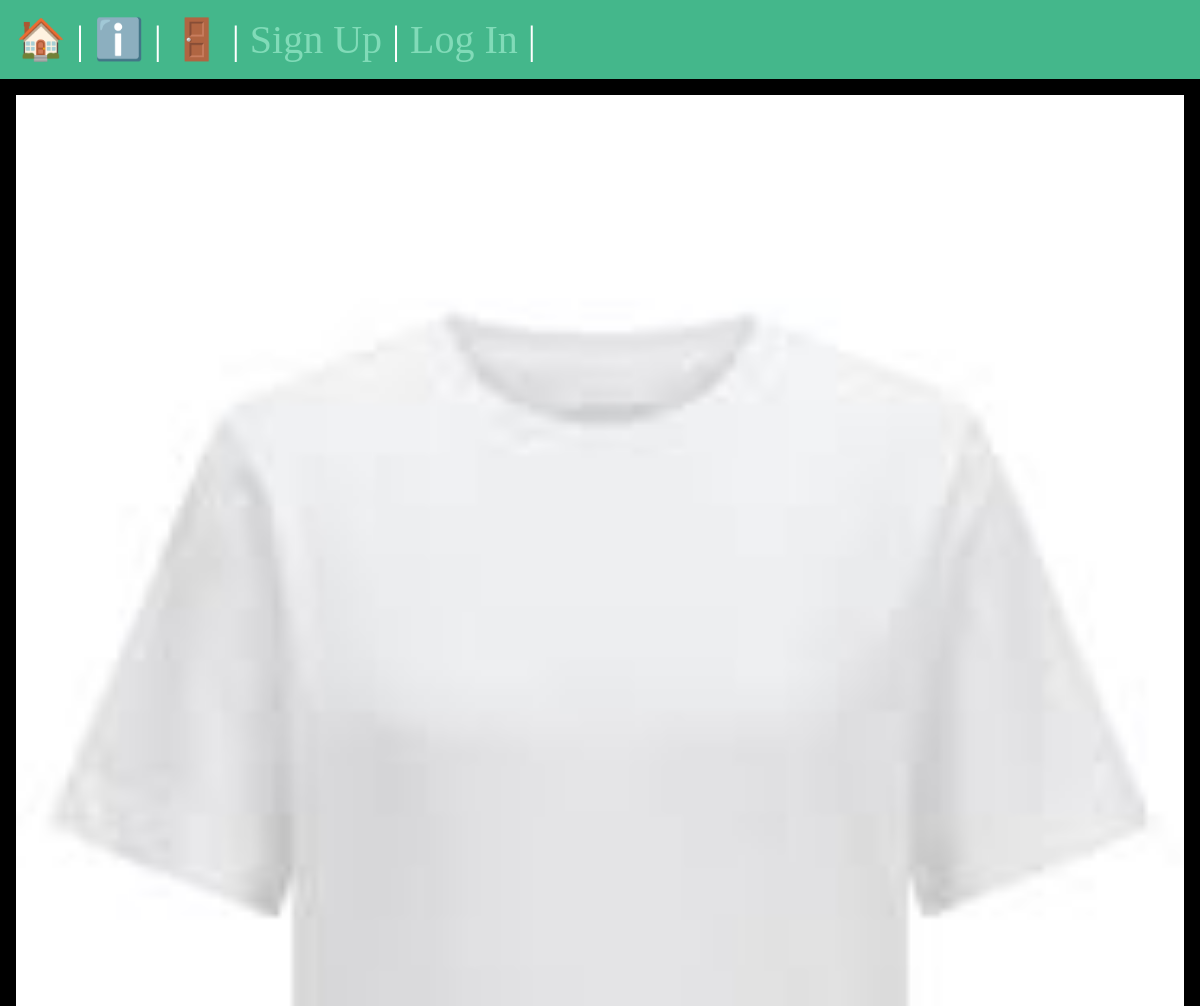
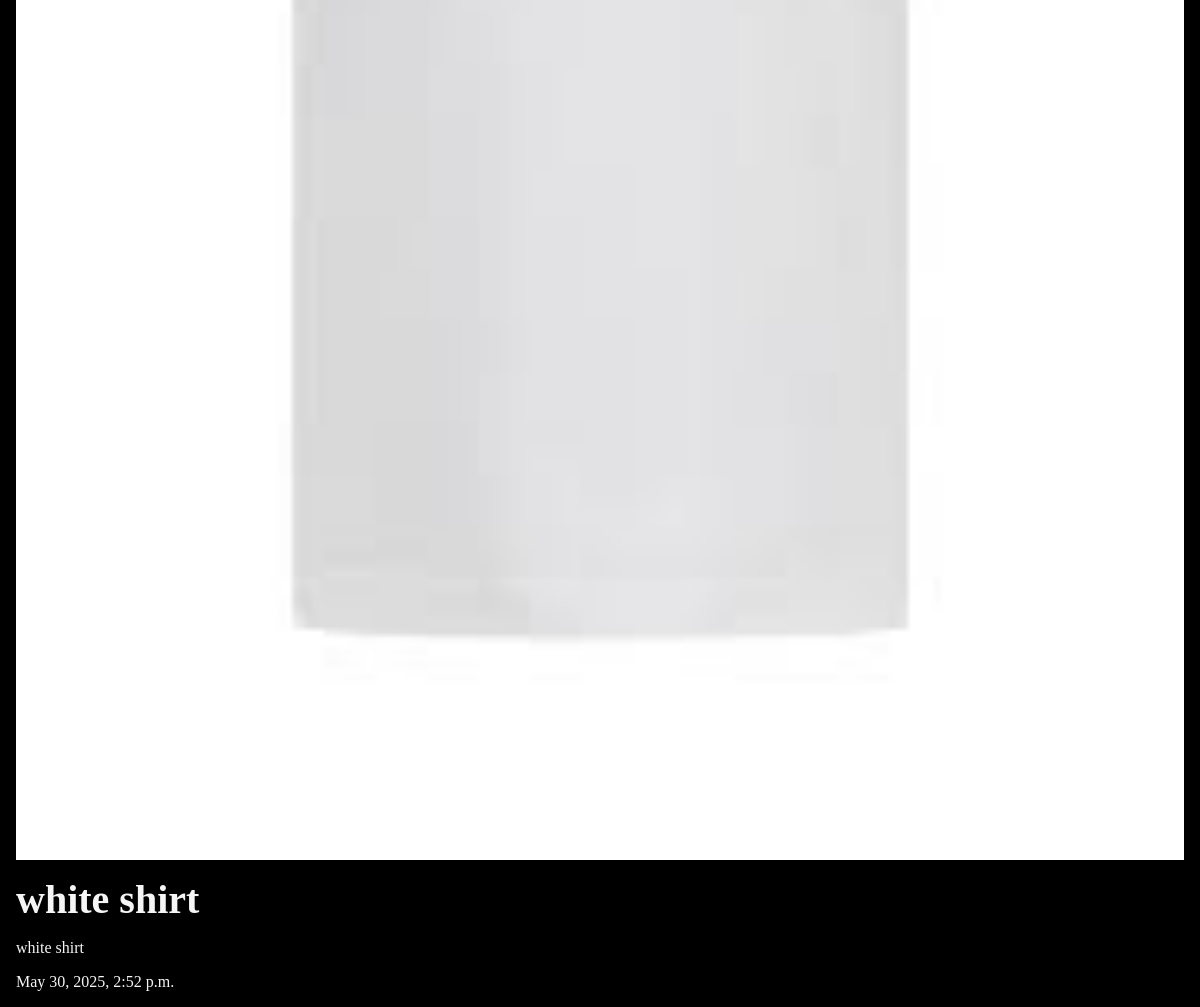
Screenshot of /posts/5/ with the database file from the repository (2 pictures, top to bottom).
### posts/models.py (models this page shows, shortened)
class Post(models.Model):
    title = models.CharField(max_length = 75)
    category = models.TextField(blank=True) #different from Charfield, relates to a text area form input
    slug = models.SlugField(blank=True) #unused, urls generated by pk, left here for future deployments relating to slugs
    date = models.DateTimeField(auto_now_add = True) #auto adds date and time
    image = models.ImageField(default='fallback.jpeg', blank = True)
    author = models.ForeignKey(User, on_delete=models.CASCADE, default=None)
    tags = TaggableManager()

### posts/views.py (the view)
# urls.py: path('<int:pk>/', views.post_page, name="page")
def post_page(request, pk):
    post = get_object_or_404(Post, pk=pk)
    return render(request, 'posts/post_page.html', {'post': post})

### posts/templates/posts/post_page.html (shortened to what this page needs)
{% extends 'layout.html' %}
{% block content %}
    <section>
    <img
        class="image"
        src="{{ post.image.url }}"
        alt="{{ post.title }}"
    />
    <h1>{{ post.title }}</h1>
    <p>{{ post.category }}</p>
    <p>{{ post.date }}</p>
    </section>
{% endblock %}

### static/css/style.css (style rules this page uses)
* { margin: 0; padding: 0; box-sizing: border-box; }
body { min-height: 100vh; background-color: black; color: whitesmoke; font-size: 3rem; }
section { display: flex; flex-flow: column; gap: 1rem; }
h1, h2 { font-size: 2.5rem; }
p { font-size: 1rem; }

### rows the page displays
Post: image (picture), title "white shirt", category "white shirt", date "May 30, 2025, 2:52 p.m."
